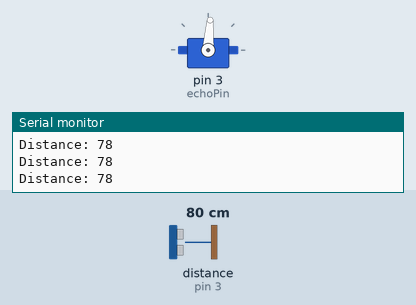
The sketch below on a simulated Arduino Uno, built with avr-gcc and run on an emulated ATmega328P. On the bench: servo, the last lines printed to the serial monitor. Wiring (inferred from the names in the program): ultrasonic range finder: trigger pin 2; echo pin 3. The test bench sets the inputs (shaded band); at power-on: distance to the obstacle (sensor on pin 3) 80 cm. The echo pulse lasts 58.3 µs per cm.

Above: at 1.2 s.
1.3 s: distance to the obstacle (sensor on pin 3) set to 2 cm
At 1.9 s:
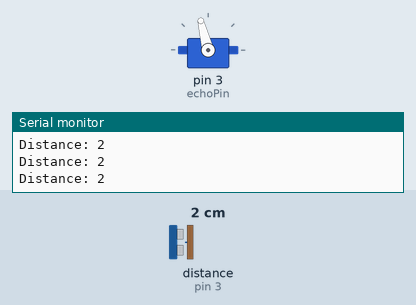
4.3 s: distance to the obstacle (sensor on pin 3) set to 299 cm
At 5.39 s:
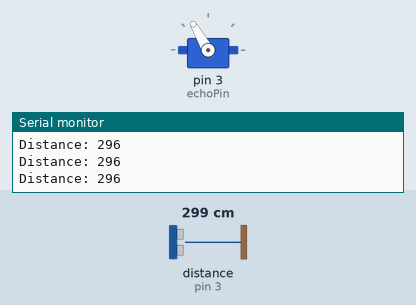
7.3 s: distance to the obstacle (sensor on pin 3) set to 120 cm
At 8.4 s:
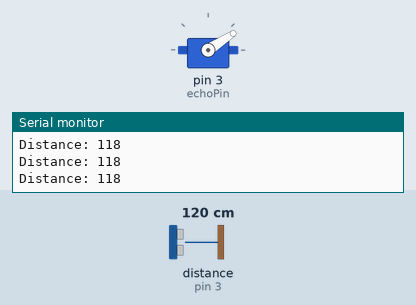
10.3 s: distance to the obstacle (sensor on pin 3) set to 4 cm
Timing chart, 0 to 14.3 s (numbered marks = the images above; inputs shaded):
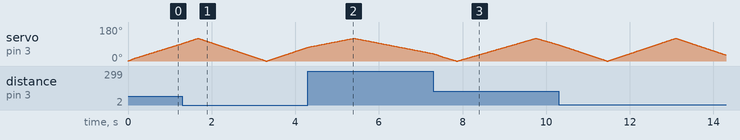

The sketch:

another_mini_for_servo.ino
```cpp
#include<Servo.h>
const int trigPin = 2;
const int echoPin = 3;

long duration;
int distance;

Servo myservo;
int pos;
void setup() {
  myservo.attach(3);
  pinMode(trigPin,OUTPUT);
  pinMode(echoPin,INPUT);
  Serial.begin(9600);
}

void loop()
{
  for (pos = 0; pos <= 120; pos += 1)
  {
    myservo.write(pos);
    digitalWrite(trigPin, LOW);
    delayMicroseconds(2);
    // Sets the trigPin on HIGH state for 10 micro seconds
    digitalWrite(trigPin, HIGH);
    delayMicroseconds(10);
    digitalWrite(trigPin, LOW);
    // Reads the echoPin, returns the sound wave travel time in microseconds
    duration = pulseIn(echoPin, HIGH);
    // Calculating the distance
    distance= duration*0.034/2;
    // Prints the distance on the Serial Monitor
    Serial.print("Distance: ");
    Serial.println(distance);
    delay(5);
  }
  for (pos = 120; pos >= 0; pos -= 1)
  {
    myservo.write(pos);
    digitalWrite(trigPin, LOW);
    delayMicroseconds(2);
    // Sets the trigPin on HIGH state for 10 micro seconds
    digitalWrite(trigPin, HIGH);
    delayMicroseconds(10);
    digitalWrite(trigPin, LOW);
    // Reads the echoPin, returns the sound wave travel time in microseconds
    duration = pulseIn(echoPin, HIGH);
    // Calculating the distance
    distance= duration*0.034/2;
    // Prints the distance on the Serial Monitor
    Serial.print("Distance: ");
    Serial.println(distance);
    delay(5);
  }


}
```
